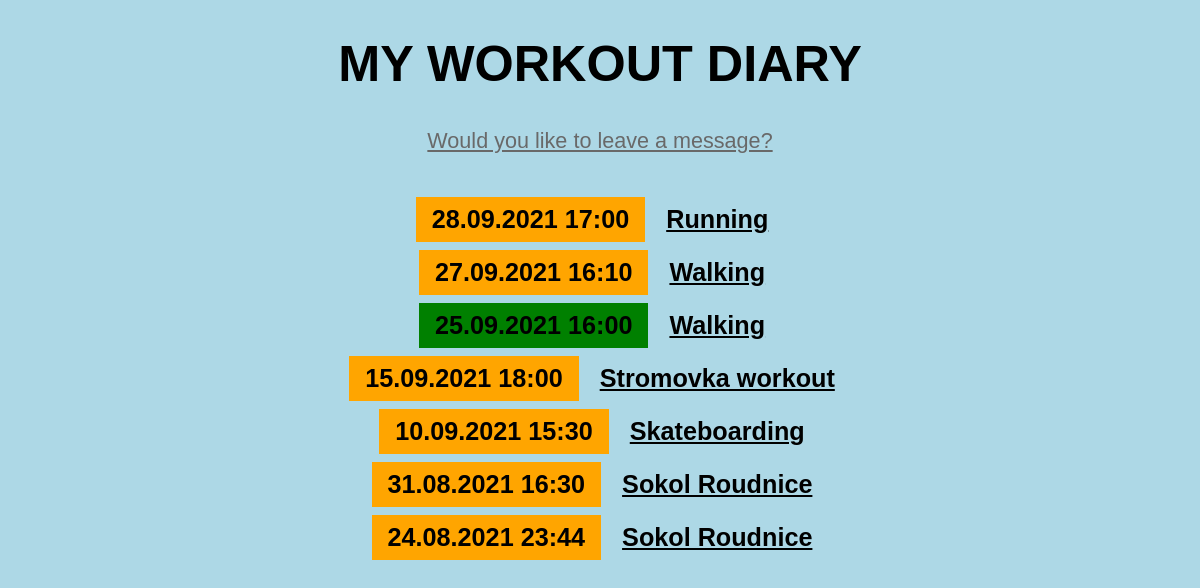
/workouts, run on the app's committed database.
### workout_diary/models.py (models this page shows, shortened)
class Workout(models.Model):
    title = models.CharField(max_length=200)
    content = models.TextField()
    date_of_workout = models.DateTimeField(default=timezone.now)

### workout_diary/views.py (the view)
# urls.py: path("workouts", views.WorkoutListView.as_view(), name="workout-list"),
class WorkoutListView(ListView):
    model = Workout
    queryset = Workout.objects.all().order_by("-date_of_workout")

### workout_diary/templates/workout_diary/workout_list.html (shortened to what this page needs)
<!DOCTYPE html>
<html>
<head>
</head>
<body>
    {% extends "workout_diary/base.html" %}
    {% block content %}
        <p>
        <a href="{% url 'contact' %}"> Would you like to leave a message?</a>
        </p>
        <br>
        {% for workout in workout_list %}
            <article>
                <h2 class="{{ workout.date_of_workout|date:'l' }}">
                    {{ workout.date_of_workout|date:'d.m.Y H:i' }}
                </h2>
                <h3>
                    <a href="{% url 'workout-detail' workout.id %}">
                        {{ workout.title }}
                    </a>
                </h3>
            </article>
        {% endfor %}
    {% endblock %}

### workout_diary/templates/workout_diary/base.html (shortened to what this page needs)
{% load static %}
<!DOCTYPE html>
<html lang="en">
<head>
    <link rel="stylesheet" href="{% static 'workout_diary/diary.css' %}">
</head>
<body>
    <h1><a href="/workouts">MY WORKOUT DIARY</a></h1>
    {% block content %}{% endblock %}
</body>
</html>

### workout_diary/static/workout_diary/diary.css (style rules this page uses)
* { box-sizing: border-box; }
body { font-family: sans-serif; font-size: 18px; background: lightblue; }
a { color: inherit; }
h1 { font-size: 2.8em; text-align: center; }
h1 a { text-decoration: none; text-align: center; }
h2, h3 { font-size: 1.4em; margin: 0; display: inline-block; padding: 0.5rem 1rem; vertical-align: top; }
h2 { background-color: orange; }
article { margin-bottom: 0.5rem; text-align: center; }
p { font-size: 1.2em; line-height: 1.3em; color: dimgray; text-align: center; }
.Saturday, .Sunday { background-color: green; }

### data on the page
Workout: date_of_workout "28.09.2021 17:00", title "Running"
Workout: date_of_workout "27.09.2021 16:10", title "Walking"
Workout: date_of_workout "25.09.2021 16:00", title "Walking"
Workout: date_of_workout "15.09.2021 18:00", title "Stromovka workout"
Workout: date_of_workout "10.09.2021 15:30", title "Skateboarding"
Workout: date_of_workout "31.08.2021 16:30", title "Sokol Roudnice"
Workout: date_of_workout "24.08.2021 23:44", title "Sokol Roudnice"
